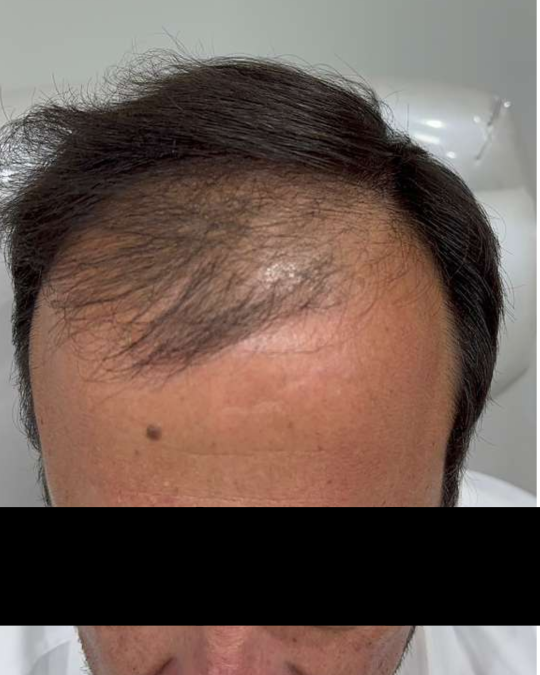
#> input picture assets/src/case-01-antes.png, 1080 x 1350 px (shown at 1/2 size)
$ python luxe-patients.py
#> lines starting #> are read from the running program, lines starting #| are printed output that depends on the picture; after the words box and inside, x2 and y2 are one past the last pixel; in counts of white or black regions, pixels touching at a corner belong together
#!/usr/bin/env python3
"""
Process patient photos for the clinic site:
  1) Preserve the complete original photograph and original background
  2) Collapse oversized legacy censor blocks to a thin eye-level stripe
  3) Blur detected eyes when an existing block is not present
  4) Emit centered 4:5 portrait frames so the full face remains visible

Reads labeled files from assets/src/patients/ when present (M1B, M1A, …),
otherwise processes the canonical case-* / eval-* sources.
"""
from __future__ import annotations

import math
from pathlib import Path

import cv2
import numpy as np
from PIL import Image, ImageOps

ROOT = Path(__file__).resolve().parents[1]
SRC = ROOT / "assets" / "src"
PATIENTS = SRC / "patients"
LUXE = SRC / "luxe"
LUXE.mkdir(parents=True, exist_ok=True)

OUT_W, OUT_H = 1080, 1350  # 4:5 portrait clinical media box


# [54 lines left out: function luxe_background, not called in this run]


def find_black_bar(gray: np.ndarray) -> tuple[int, int] | None:
    """Return (y0, y1) of a solid black privacy bar, or None."""
    h, w = gray.shape
    row_dark = (gray < 28).mean(axis=1)
    # Contiguous runs of mostly-black rows; top-down shots often place the eye
    # bar low in frame, so inspect through 90% of the image.
    mask = row_dark > 0.55
    mask[int(h * 0.9) :] = False
    best = None
    i = 0
    while i < h:
        if not mask[i]:
            i += 1
            continue
        j = i
        while j < h and mask[j]:
            j += 1
        if j - i >= max(18, int(h * 0.035)):
            # Privacy bars may sit low in top-down clinical photographs.
            mid = (i + j) / 2 / h
            if 0.12 <= mid <= 0.86:
                best = (i, j)
                break
        i = j
    return best


# [45 lines left out: functions soften_privacy_bar, _blur_rect, not called in this run]


def replace_black_bar(
    bgr: np.ndarray, bar: tuple[int, int]
) -> tuple[np.ndarray, tuple[int, int]]:
    """Collapse an oversized legacy censor bar to a true eye-height band.

    Pixels hidden by the source's large black rectangle do not exist and cannot
    honestly be recovered. Removing that dead band and joining forehead to the
    visible lower face preserves the real photograph; a narrow stripe marks the
    privacy seam without inventing eyes.
    """
    y0, y1 = bar
    h, w = bgr.shape[:2]
    stripe_h = max(30, int(h * 0.045))
    upper = bgr[max(0, y0 - 4) : y0].mean(axis=0)
    lower = bgr[y1 : min(h, y1 + 4)].mean(axis=0)
    bridge = np.empty((stripe_h, w, 3), np.uint8)
    for i in range(stripe_h):
        t = (i + 1) / (stripe_h + 1)
        bridge[i] = upper * (1 - t) + lower * t
    bridge = cv2.GaussianBlur(bridge, (81, 21), 0)
    out = np.concatenate([bgr[:y0], bridge, bgr[y1:]], axis=0)
    return out, (y0, y0 + stripe_h)


def _privacy_stripe(out: np.ndarray, center_y: int) -> np.ndarray:
    """Apply one precise horizontal frosted stripe over the eye line."""
    result = out.copy()
    h, w = result.shape[:2]
    stripe_h = max(22, int(h * 0.045))
    y0 = max(0, center_y - stripe_h // 2)
    y1 = min(h, y0 + stripe_h)
    roi = result[y0:y1]
    if roi.size == 0:
        return result
    k = max(25, (stripe_h // 2) * 2 + 1)
    blurred = cv2.GaussianBlur(roi, (k, k), 0)
    # Navy tint keeps the privacy treatment deliberate and consistent.
    tint = np.empty_like(blurred)
    tint[:] = (24, 18, 12)  # BGR equivalent of midnight navy
    result[y0:y1] = cv2.addWeighted(blurred, 0.58, tint, 0.42, 0)
    return result


# [136 lines left out: functions blur_eyes_haar, trim_alpha, subject_rgba, composite_clinical, privacy_on_rgba, not called in this run]


def process_file(path: Path, out_name: str, focus: str = "scalp") -> Path:
    print(f"  processing {path.name} → {out_name}")
    bgr = cv2.imread(str(path), cv2.IMREAD_COLOR)
    if bgr is None:
        raise RuntimeError(f"cannot read {path}")
    h, w = bgr.shape[:2]
    # Never crop before privacy processing: preserve the full face and the
    # clinic/environment exactly as photographed.
    max_side = 1600
    if max(h, w) > max_side:
        s = max_side / max(h, w)
        bgr = cv2.resize(bgr, (int(w * s), int(h * s)), interpolation=cv2.INTER_AREA)
        h, w = bgr.shape[:2]
    gray = cv2.cvtColor(bgr, cv2.COLOR_BGR2GRAY)
    bar = find_black_bar(gray)
    if bar:
        bgr, bar = replace_black_bar(bgr, bar)
    bar_center = (bar[0] + bar[1]) // 2 if bar else None
    if bar_center is not None:
        bgr = _privacy_stripe(bgr, bar_center)
    else:
        bgr = blur_eyes_haar(bgr)

    # Cover-crop only at the final 4:5 boundary. Source photos are already
    # portrait-oriented, so this trims side margins while retaining full faces.
    rgb = cv2.cvtColor(bgr, cv2.COLOR_BGR2RGB)
    final = ImageOps.fit(
        Image.fromarray(rgb),
        (OUT_W, OUT_H),
        method=Image.Resampling.LANCZOS,
        centering=(0.5, 0.5),
    )
    out = LUXE / f"{out_name}.png"
    final.save(out, optimize=True)
    print(f"    wrote {out.relative_to(ROOT)} ({OUT_W}x{OUT_H})")
    return out


# Canonical pairs already on the site (M1, M2, F1)
CANONICAL = [
    ("case-01-antes", "scalp"),
    ("case-01-depois", "portrait"),
    ("case-02-antes", "scalp"),
    ("case-02-depois", "portrait"),
    ("case-03-antes", "scalp"),
    ("case-03-depois", "scalp"),
    ("eval-vertice", "scalp"),
    ("result-frontal", "scalp"),
    ("eval-feminina", "scalp"),
]

# Optional labeled drops: assets/src/patients/M1B.jpg, M1A.jpg, F2B.jpg…
LABEL_MAP = {
    "M1B": ("case-01-antes", "scalp"),
    "M1A": ("case-01-depois", "portrait"),
    "M2B": ("case-02-antes", "scalp"),
    "M2A": ("case-02-depois", "portrait"),
    "F1B": ("case-03-antes", "scalp"),
    "F1A": ("case-03-depois", "scalp"),
    "M3B": ("case-04-antes", "scalp"),
    "M3A": ("case-04-depois", "portrait"),
    "M4B": ("case-05-antes", "scalp"),
    "M4A": ("case-05-depois", "portrait"),
    "F2B": ("case-06-antes", "scalp"),
    "F2A": ("case-06-depois", "scalp"),
    "F3B": ("case-07-antes", "scalp"),
    "F3A": ("case-07-depois", "scalp"),
    "F4B": ("case-08-antes", "scalp"),
    "F4A": ("case-08-depois", "scalp"),
}


def resolve_src(stem: str) -> Path | None:
    for p in SRC.iterdir():
        if p.is_file() and p.stem == stem:
            return p
    return None


def main() -> None:
    print("Luxe clinical patient processing")
    # Prefer labeled patient drops when present
    labeled = {}
    if PATIENTS.is_dir():
        for p in PATIENTS.iterdir():
            if not p.is_file():
                continue
            key = p.stem.upper().replace("-", "").replace("_", "")
            if key in LABEL_MAP:
                labeled[key] = p
                print(f"  labeled input {key}: {p.name}")

    done = set()
    for key, path in labeled.items():
        out_name, focus = LABEL_MAP[key]
        process_file(path, out_name, focus=focus)
        done.add(out_name)

    for stem, focus in CANONICAL:
        if stem in done:
            continue
        path = resolve_src(stem)
        if not path:
            print(f"  skip missing {stem}")
            continue
        process_file(path, stem, focus=focus)
#> in process_file, bgr is the input picture: shape (1350, 1080, 3); mean B, G, R 82.1, 90.5, 109
#> in process_file, `gray = cv2.cvtColor(bgr, cv2.COLOR_BGR2GRAY)`:
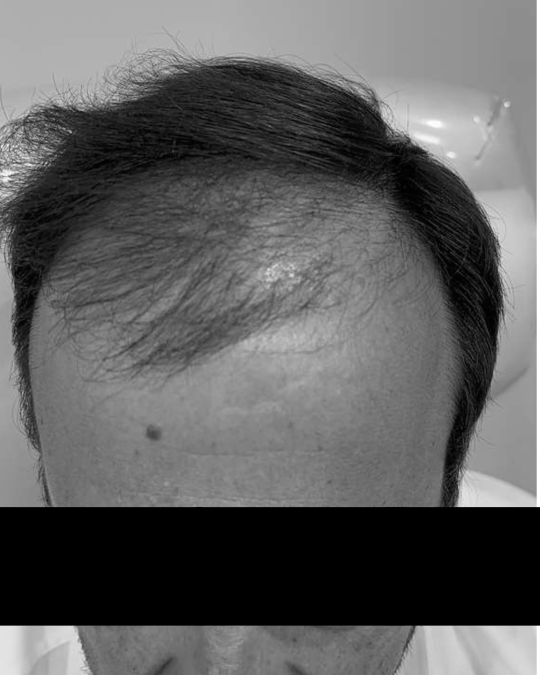
#> gray: shape (1350, 1080) (shown at 1/2 size); min 0, max 255, mean 95.1
#> in find_black_bar, `row_dark = (gray < 28).mean(axis=1)`: row_dark = 1350 values, max 1 at index 1015, min 0 at index 0, mean 0.234
#> in process_file, `bar = find_black_bar(gray)`: bar = (1015, 1215)
#> in replace_black_bar, `y0, y1 = bar`: y0 = 1015; y1 = 1215
#> in replace_black_bar, `upper = bgr[max(0, y0 - 4) : y0].mean(axis=0)`: upper = 1080 rows, first 8: [118.8, 118.8, 118.8], [118.8, 118.8, 118.8], [118.8, 118.8, 118.8], [117.8, 117.8, 117.8], [117.8, 117.8, 117.8], [117.8, 117.8, 117.8], [117.8, 117.8, 117.8], [117, 117, 117]
#> in replace_black_bar, `lower = bgr[y1 : min(h, y1 + 4)].mean(axis=0)`: lower = 1080 rows, first 8: [0, 0, 0], [0, 0, 0], [0, 0, 0], [0, 0, 0], [0, 0, 0], [0, 0, 0], [0, 0, 0], [0, 0, 0]
#> after the loop in replace_black_bar, `for i in range(stripe_h):`:
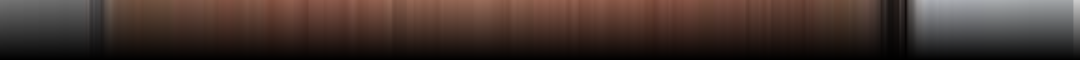
#> bridge: shape (60, 1080, 3); mean of channels 0, 1, 2 45.2, 50.7, 66; drawn as B, G, R
#> in replace_black_bar, `out = np.concatenate([bgr[:y0], bridge, bgr[y1:]], axis=0)`:
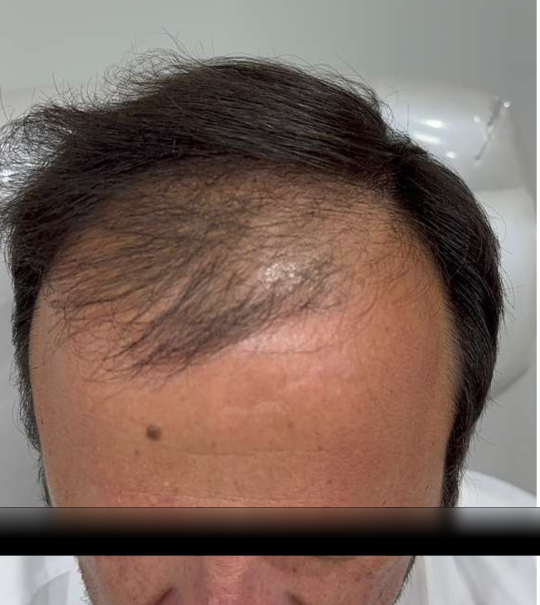
#> out: shape (1210, 1080, 3) (shown at 1/2 size); mean B, G, R 93.9, 103.5, 124.9
#> in process_file, `bgr, bar = replace_black_bar(bgr, bar)`: bar = (1015, 1075)
#> in process_file, `bar_center = (bar[0] + bar[1]) // 2 if bar else None`: bar_center = 1045
#> in _privacy_stripe, `y0 = max(0, center_y - stripe_h // 2)`: y0 = 1018
#> in _privacy_stripe, `y1 = min(h, y0 + stripe_h)`: y1 = 1072
#> in _privacy_stripe, `roi = result[y0:y1]`:
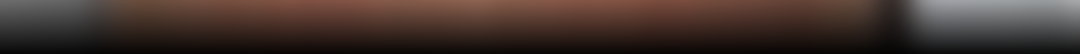
#> roi: shape (54, 1080, 3); mean B, G, R 45.1, 50.7, 66
#> in _privacy_stripe, `result[y0:y1] = cv2.addWeighted(blurred, 0.58, tint, 0.42, 0)`:
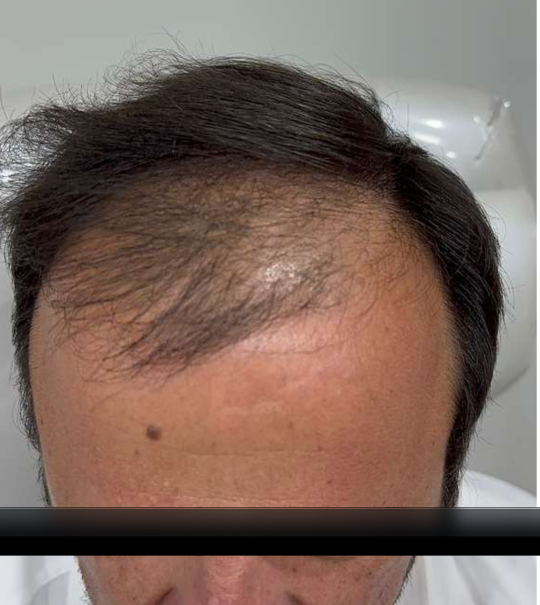
#> result: shape (1210, 1080, 3) (shown at 1/2 size); 4.46% of pixels changed, all inside (x1, y1, x2, y2) = (0, 1018, 1080, 1072)
#> in process_file, `final = ImageOps.fit( Image.fromarray(rgb), (OUT_W, OUT_H), method=Ima..`:
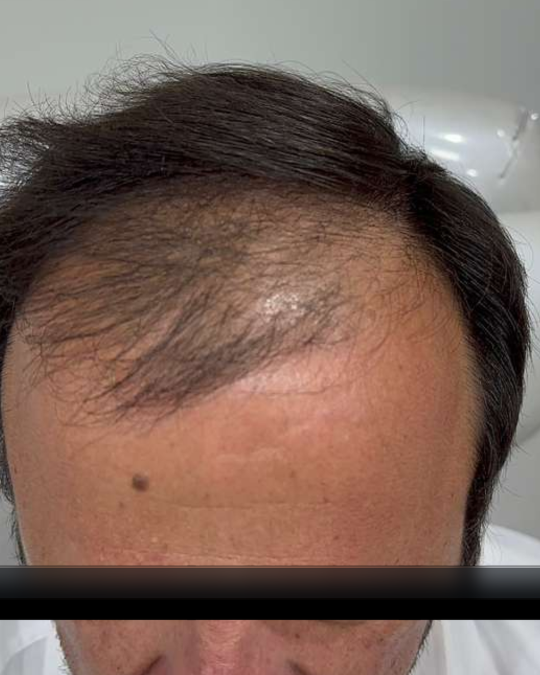
#> final: PIL image 1080x1350 RGB (shown at 1/2 size); mean R, G, B 121.6, 98, 87.6
#> pass 2 of the loop in main, `for stem, focus in CANONICAL:`:
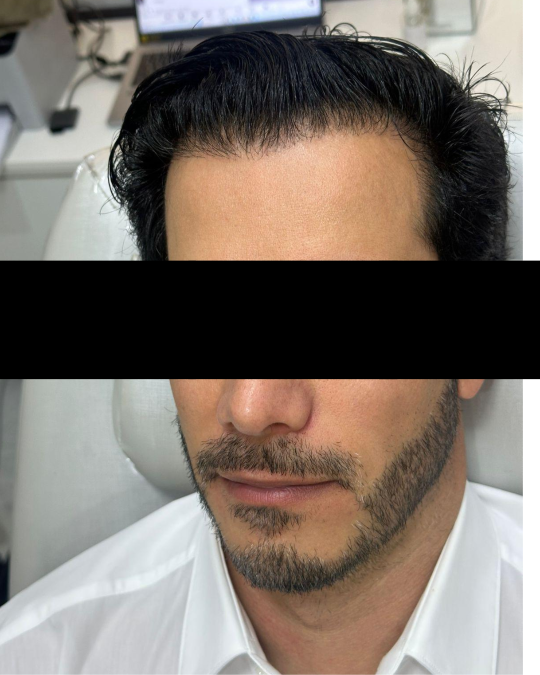
#> input picture assets/src/case-01-depois.png, 1080 x 1350 px (shown at 1/2 size)
#> in process_file, bgr is the input picture: shape (1350, 1080, 3); mean B, G, R 106.2, 114.1, 123.9
#> in process_file (call 2), `bar = find_black_bar(gray)`: bar = (522, 758)
#> in replace_black_bar (call 2), `y0, y1 = bar`: y0 = 522; y1 = 758
#> upper = 1080 rows, first 8: [116.5, 122.2, 119.8], [116.5, 122.2, 119.8], [116.5, 122.2, 119.8], [116.2, 122, 119.5], [116.2, 122, 119.5], [116.2, 122, 119.5], [116.2, 122, 119.5], [116.2, 122, 119.5]
#> lower = 1080 rows, first 8: [90.75, 94.5, 89], [89.75, 93.5, 88], [87.75, 91.5, 86], [85, 88.75, 83.25], [84.5, 88.25, 82.5], [83, 86.75, 81.25], [82, 85.75, 80.25], [81.25, 85, 79.25]
#> in replace_black_bar (call 2), `out = np.concatenate([bgr[:y0], bridge, bgr[y1:]], axis=0)`:
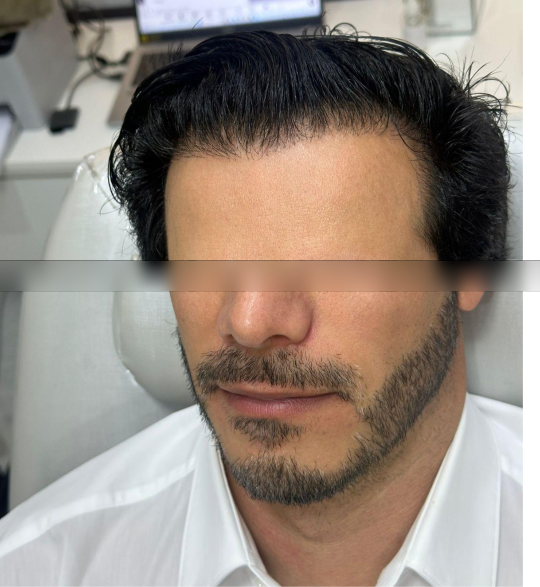
#> out: shape (1174, 1080, 3) (shown at 1/2 size); mean B, G, R 127.9, 137.8, 150.2
#> in process_file (call 2), `bgr, bar = replace_black_bar(bgr, bar)`: bar = (522, 582)
#> bar_center = 552
#> roi: shape (52, 1080, 3)
#> blurred: shape (52, 1080, 3)
#> result: shape (1174, 1080, 3)
#> rgb: shape (1174, 1080, 3)
#> in process_file (call 2), `final = ImageOps.fit( Image.fromarray(rgb), (OUT_W, OUT_H), method=Ima..`:
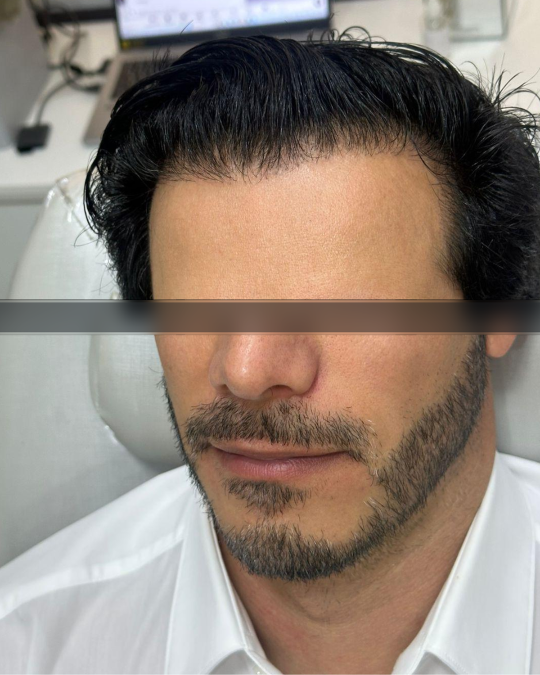
#> final: PIL image 1080x1350 RGB (shown at 1/2 size); mean R, G, B 143.3, 129.4, 118.7

    print("done")


if __name__ == "__main__":
    main()
